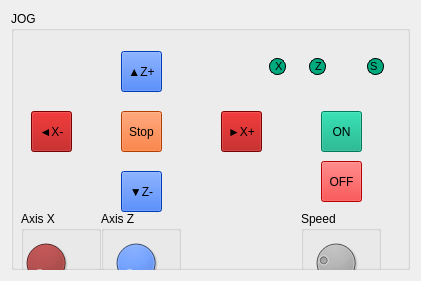
     <widget class="QWidget" name="verticalLayoutWidget_6">
      <property name="geometry">
       <rect>
        <x>0</x>
        <y>320</y>
        <width>421</width>
        <height>281</height>
       </rect>
      </property>
      <layout class="QVBoxLayout" name="verticalLayout_8">
       <item>
        <widget class="QGroupBox" name="groupBox_23">
         <property name="autoFillBackground">
          <bool>false</bool>
         </property>
         <property name="title">
          <string>JOG</string>
         </property>
         <property name="flat">
          <bool>false</bool>
         </property>
         <property name="checkable">
          <bool>false</bool>
         </property>
         <widget class="QToolButton" name="toolButton_10">
          <property name="geometry">
           <rect>
            <x>20</x>
            <y>100</y>
            <width>41</width>
            <height>41</height>
           </rect>
          </property>
          <property name="styleSheet">
           <string notr="true">background-color: rgb(170, 0, 0)</string>
          </property>
          <property name="text">
           <string>◄X-</string>
          </property>
         </widget>
         <widget class="QToolButton" name="toolButton_12">
          <property name="geometry">
           <rect>
            <x>210</x>
            <y>100</y>
            <width>41</width>
            <height>41</height>
           </rect>
          </property>
          <property name="styleSheet">
           <string notr="true">background-color: rgb(170, 0, 0)</string>
          </property>
          <property name="text">
           <string>►X+</string>
          </property>
         </widget>
         <widget class="QToolButton" name="toolButton_14">
          <property name="geometry">
           <rect>
            <x>110</x>
            <y>160</y>
            <width>41</width>
            <height>41</height>
           </rect>
          </property>
          <property name="styleSheet">
           <string notr="true">background-color: rgb(0, 85, 255)</string>
          </property>
          <property name="text">
           <string>▼Z-</string>
          </property>
         </widget>
         <widget class="QToolButton" name="toolButton_15">
          <property name="geometry">
           <rect>
            <x>110</x>
            <y>40</y>
            <width>41</width>
            <height>41</height>
           </rect>
          </property>
          <property name="styleSheet">
           <string notr="true">background-color: rgb(0, 85, 255)</string>
          </property>
          <property name="text">
           <string>▲Z+</string>
          </property>
         </widget>
         <widget class="QGroupBox" name="groupBox_24">
          <property name="geometry">
           <rect>
            <x>10</x>
            <y>200</y>
            <width>80</width>
            <height>80</height>
           </rect>
          </property>
          <property name="title">
           <string>Axis X</string>
          </property>
          <widget class="QDial" name="dial_5">
           <property name="geometry">
            <rect>
             <x>0</x>
             <y>20</y>
             <width>50</width>
             <height>64</height>
            </rect>
           </property>
           <property name="styleSheet">
            <string notr="true">background-color: rgb(170, 0, 0)</string>
           </property>
           <property name="maximum">
            <number>999</number>
           </property>
           <property name="singleStep">
            <number>1</number>
           </property>
          </widget>
         </widget>
         <widget class="QGroupBox" name="groupBox_26">
          <property name="geometry">
           <rect>
            <x>90</x>
            <y>200</y>
            <width>80</width>
            <height>80</height>
           </rect>
          </property>
          <property name="title">
           <string>Axis Z</string>
          </property>
          <widget class="QDial" name="dial_7">
           <property name="geometry">
            <rect>
             <x>10</x>
             <y>20</y>
             <width>50</width>
             <height>64</height>
            </rect>
           </property>
           <property name="styleSheet">
            <string notr="true">background-color: rgb(0, 85, 255)</string>
           </property>
           <property name="maximum">
            <number>999</number>
           </property>
          </widget>
         </widget>
         <widget class="QGroupBox" name="groupBox_27">
          <property name="geometry">
           <rect>
            <x>290</x>
            <y>200</y>
            <width>80</width>
            <height>80</height>
           </rect>
          </property>
          <property name="title">
           <string>Speed</string>
          </property>
          <widget class="QDial" name="dial_8">
           <property name="geometry">
            <rect>
             <x>10</x>
             <y>20</y>
             <width>50</width>
             <height>64</height>
            </rect>
           </property>
           <property name="styleSheet">
            <string notr="true">background-color: rgb(0, 0, 0)</string>
           </property>
           <property name="maximum">
            <number>25000</number>
           </property>
           <property name="value">
            <number>6000</number>
           </property>
          </widget>
         </widget>
         <widget class="QToolButton" name="toolButton_16">
          <property name="geometry">
           <rect>
            <x>110</x>
            <y>100</y>
            <width>41</width>
            <height>41</height>
           </rect>
          </property>
          <property name="styleSheet">
           <string notr="true">background-color:rgb(255, 85, 0)</string>
          </property>
          <property name="text">
           <string>Stop</string>
          </property>
         </widget>
         <widget class="QToolButton" name="toolButton_17">
          <property name="geometry">
           <rect>
            <x>310</x>
            <y>100</y>
            <width>41</width>
            <height>41</height>
           </rect>
          </property>
          <property name="autoFillBackground">
           <bool>false</bool>
          </property>
          <property name="styleSheet">
           <string notr="true">background-color: rgb(0, 170, 127);</string>
          </property>
          <property name="text">
           <string>ON</string>
          </property>
          <property name="toolButtonStyle">
           <enum>Qt::ToolButtonIconOnly</enum>
          </property>
         </widget>
         <widget class="QToolButton" name="toolButton_18">
          <property name="geometry">
           <rect>
            <x>310</x>
            <y>150</y>
            <width>41</width>
            <height>41</height>
           </rect>
          </property>
          <property name="styleSheet">
           <string notr="true">background-color: rgb(255, 0, 0)</string>
          </property>
          <property name="text">
           <string>OFF</string>
          </property>
         </widget>
         <widget class="QWidget" name="horizontalLayoutWidget_13">
          <property name="geometry">
           <rect>
            <x>240</x>
            <y>40</y>
            <width>151</width>
            <height>31</height>
           </rect>
          </property>
          <layout class="QHBoxLayout" name="horizontalLayout_14">
           <item>
            <spacer name="horizontalSpacer_98">
             <property name="orientation">
              <enum>Qt::Horizontal</enum>
             </property>
             <property name="sizeHint" stdset="0">
              <size>
               <width>40</width>
               <height>20</height>
              </size>
             </property>
            </spacer>
           </item>
           <item>
            <widget class="QLineEdit" name="lineEdit_29">
             <property name="font">
              <font>
               <pointsize>8</pointsize>
              </font>
             </property>
             <property name="styleSheet">
              <string notr="true">background-color:rgb(0, 170, 127);border:0.5px solid black;border-radius:8px;width:15px;height:15px;</string>
             </property>
             <property name="text">
              <string> X</string>
             </property>
             <property name="readOnly">
              <bool>true</bool>
             </property>
            </widget>
           </item>
           <item>
            <spacer name="horizontalSpacer_99">
             <property name="orientation">
              <enum>Qt::Horizontal</enum>
             </property>
             <property name="sizeHint" stdset="0">
              <size>
               <width>40</width>
               <height>20</height>
              </size>
             </property>
            </spacer>
           </item>
           <item>
            <widget class="QLineEdit" name="lineEdit_31">
             <property name="font">
              <font>
               <pointsize>8</pointsize>
              </font>
             </property>
             <property name="styleSheet">
              <string notr="true">background-color:rgb(0, 170, 127);border:0.5px solid black;border-radius:8px;width:15px;height:15px;</string>
             </property>
             <property name="text">
              <string> Z</string>
             </property>
             <property name="readOnly">
              <bool>true</bool>
             </property>
            </widget>
           </item>
           <item>
            <spacer name="horizontalSpacer_100">
             <property name="orientation">
              <enum>Qt::Horizontal</enum>
             </property>
             <property name="sizeHint" stdset="0">
              <size>
               <width>40</width>
               <height>20</height>
              </size>
             </property>
            </spacer>
           </item>
           <item>
            <spacer name="horizontalSpacer_101">
             <property name="orientation">
              <enum>Qt::Horizontal</enum>
             </property>
             <property name="sizeHint" stdset="0">
              <size>
               <width>40</width>
               <height>20</height>
              </size>
             </property>
            </spacer>
           </item>
           <item>
            <widget class="QLineEdit" name="lineEdit_32">
             <property name="font">
              <font>
               <pointsize>8</pointsize>
              </font>
             </property>
             <property name="styleSheet">
              <string notr="true">background-color:rgb(0, 170, 127);border:0.5px solid black;border-radius:8px;width:15px;height:15px;</string>
             </property>
             <property name="text">
              <string>S</string>
             </property>
             <property name="readOnly">
              <bool>true</bool>
             </property>
            </widget>
           </item>
           <item>
            <spacer name="horizontalSpacer_102">
             <property name="orientation">
              <enum>Qt::Horizontal</enum>
             </property>
             <property name="sizeHint" stdset="0">
              <size>
               <width>40</width>
               <height>20</height>
              </size>
             </property>
            </spacer>
           </item>
          </layout>
         </widget>
        </widget>
       </item>
      </layout>
     </widget>
